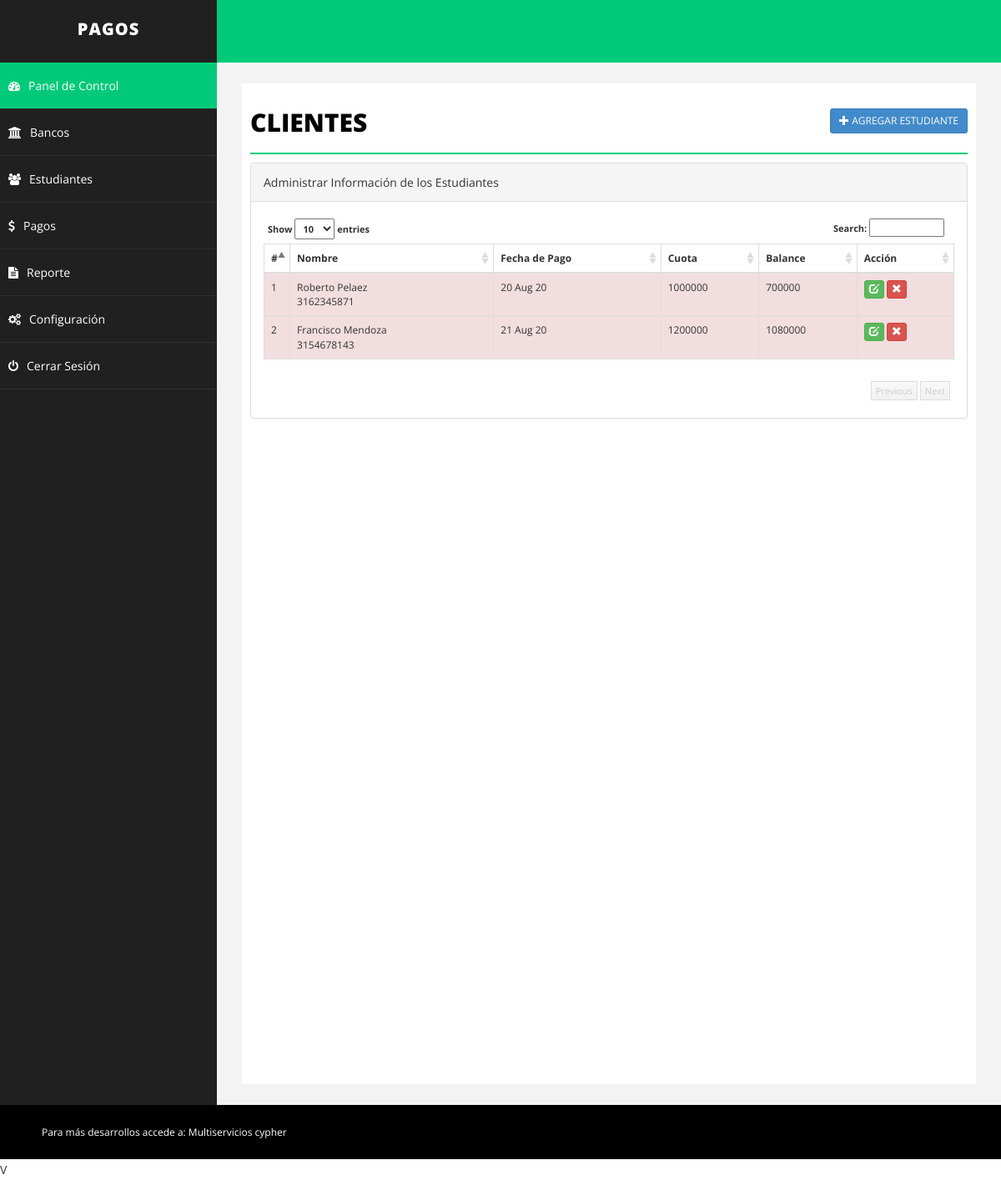
/student.php (signed in), run on the app's committed database.
### tables this page shows
CREATE TABLE `student` (
  `id` int(255) NOT NULL,
  `emailid` varchar(255) NOT NULL,
  `sname` varchar(255) NOT NULL,
  `joindate` datetime NOT NULL,
  `about` text NOT NULL,
  `contact` varchar(255) NOT NULL,
  `fees` int(255) NOT NULL,
  `branch` varchar(255) NOT NULL,
  `balance` int(255) NOT NULL,
  `delete_status` enum('0','1') NOT NULL DEFAULT '0'
);

### student.php (the view, shortened to what this page needs)
<?php
include("php/dbconnect.php");
$id="";
$emailid='';
$sname='';
$joindate = '';
$remark='';
$contact='';
$balance = 0;
$fees='';
$about = '';
$branch='';
$action = "add";
?>
<!DOCTYPE html>
<html xmlns="http://www.w3.org/1999/xhtml">
<head>
    <link href="css/bootstrap.css" rel="stylesheet" />
    <link href="css/font-awesome.css" rel="stylesheet" />
    <link href="css/basic.css" rel="stylesheet" />
    <link href="css/custom.css" rel="stylesheet" />
	<link href="css/ui.css" rel="stylesheet" />
	<link href="css/datepicker.css" rel="stylesheet" />
</head>
<?php
include("php/header.php");
?>
        <div id="page-wrapper">
            <div id="page-inner">
                <div class="row">
                    <div class="col-md-12">
                        <h1 class="page-head-line">Clientes
						<?php
						echo (isset($_GET['action']) && @$_GET['action']=="add" || @$_GET['action']=="edit")?
						' <a href="student.php" class="btn btn-primary btn-sm pull-right">Volver <i class="glyphicon glyphicon-arrow-right"></i></a>':'<a href="student.php?action=add" class="btn btn-primary btn-sm pull-right"><i class="glyphicon glyphicon-plus"></i> Agregar Estudiante </a>';
						?>
						</h1>
                    </div>
                </div>
        <?php
		 if(isset($_GET['action']) && @$_GET['action']=="add" || @$_GET['action']=="edit")
		 {
		?>
			<script type="text/javascript" src="js/validation/jquery.validate.min.js"></script>
                <div class="row">
                    <div class="col-sm-10 col-sm-offset-1">
               <div class="panel panel-primary">
                        <div class="panel-heading">
                           <?php echo ($action=="add")? "Agregar Estudiante": "Editar Estudiante"; ?>
                        </div>
						<form action="student.php" method="post" id="signupForm1" class="form-horizontal">
                        <div class="panel-body">
						<fieldset class="scheduler-border" >
						 <legend  class="scheduler-border">Información Personal:</legend>
						<div class="form-group">
								<label class="col-sm-2 control-label" for="Old">Nombre* </label>
								<div class="col-sm-10">
									<input type="text" class="form-control" id="sname" name="sname" value="<?php echo $sname;?>"  />
								</div>
							</div>
						<div class="form-group">
								<label class="col-sm-2 control-label" for="Old">Contacto* </label>
								<div class="col-sm-10">
									<input type="text" class="form-control" id="contact" name="contact" value="<?php echo $contact;?>" maxlength="10" />
								</div>
							</div>
						<div class="form-group">
								<label class="col-sm-2 control-label" for="Old">Banco* </label>
								<div class="col-sm-10">
									<select  class="form-control" id="branch" name="branch" >
									<option value="" >Selecciona Banco</option>
                                    <?php
									$sql = "select * from branch where delete_status='0' order by branch.branch asc";
									$q = $conn->query($sql);
									while($r = $q->fetch_assoc())
									{
									echo '<option value="'.$r['id'].'"  '.(($branch==$r['id'])?'selected="selected"':'').'>'.$r['branch'].'</option>';
									}
									?>
									</select>
								</div>
						</div>
						<div class="form-group">
								<label class="col-sm-2 control-label" for="Old">Fecha Pago* </label>
								<div class="col-sm-10">
									<input type="text" class="form-control" id="joindate" name="joindate" value="<?php echo  ($joindate!='')?date("Y-m-d", strtotime($joindate)):'';?>" style="background-color: #fff;" readonly />
								</div>
							</div>
						 </fieldset>
							<fieldset class="scheduler-border" >
						 <legend  class="scheduler-border">Información de Tarifas:</legend>
						<div class="form-group">
								<label class="col-sm-2 control-label" for="Old">Total Adeudado* </label>
								<div class="col-sm-10">
									<input type="text" class="form-control" id="fees" name="fees" value="<?php echo $fees;?>" <?php echo ($action=="update")?"disabled":""; ?>  />
								</div>
						</div>
						<?php
						if($action=="add")
						{
						?>
						<div class="form-group">
								<label class="col-sm-2 control-label" for="Old">Avance Tarifa* </label>
								<div class="col-sm-10">
									<input type="text" class="form-control" id="advancefees" name="advancefees" readonly   />
								</div>
						</div>
						<?php
						}
						?>
						<div class="form-group">
								<label class="col-sm-2 control-label" for="Old">Balance </label>
								<div class="col-sm-10">
									<input type="text" class="form-control"  id="balance" name="balance" value="<?php echo $balance;?>" disabled />
								</div>
						</div>
							<?php
						if($action=="add")
						{
						?>
							<div class="form-group">
								<label class="col-sm-2 control-label" for="Password">Comentario </label>
								<div class="col-sm-10">
	                        <textarea class="form-control" id="remark" name="remark"><?php echo $remark;?></textarea >
								</div>
							</div>
						<?php
						}
						?>
							</fieldset>
							 <fieldset class="scheduler-border" >
						 <legend  class="scheduler-border">Información Opcional:</legend>
							<div class="form-group">
								<label class="col-sm-2 control-label" for="Password">Acerca del Estudiante </label>
								<div class="col-sm-10">
	                        <textarea class="form-control" id="about" name="about"><?php echo $about;?></textarea >
								</div>
							</div>
							<div class="form-group">
								<label class="col-sm-2 control-label" for="Old">Correo Electrónico </label>
								<div class="col-sm-10">
									<input type="text" class="form-control" id="emailid" name="emailid" value="<?php echo $emailid;?>"  />
								</div>
						    </div>
							</fieldset>
						<div class="form-group">
								<div class="col-sm-8 col-sm-offset-2">
								<input type="hidden" name="id" value="<?php echo $id;?>">
								<input type="hidden" name="action" value="<?php echo $action;?>">
									<button type="submit" name="save" class="btn btn-primary">Guardar </button>
								</div>
							</div>
                         </div>
							</form>
                        </div>
                            </div>
                </div>
		<script type="text/javascript">
		$( document ).ready( function () {
		$( "#joindate" ).datepicker({
dateFormat:"yy-mm-dd",
changeMonth: true,
changeYear: true,
yearRange: "1970:<?php echo date('Y');?>"
});
		if($("#signupForm1").length > 0)
         {
		 <?php if($action=='add')
		 {
		 ?>
			$( "#signupForm1" ).validate( {
				rules: {
					sname: "required",
					joindate: "required",
					emailid: "email",
					branch: "required",
					contact: {
						required: true,
						digits: true
					},
					fees: {
						required: true,
						digits: true
					},
					advancefees: {
						required: true,
						digits: true
					},
				},
			<?php
			}else
			{
			?>
			$( "#signupForm1" ).validate( {
				rules: {
					sname: "required",
					joindate: "required",
					emailid: "email",
					branch: "required",
					contact: {
						required: true,
						digits: true
					}
				},
			<?php
			}
			?>
				errorElement: "em",
				errorPlacement: function ( error, element ) {
					// Add the `help-block` class to the error element
					error.addClass( "help-block" );
					// Add `has-feedback` class to the parent div.form-group
					// in order to add icons to inputs
					element.parents( ".col-sm-10" ).addClass( "has-feedback" );
					if ( element.prop( "type" ) === "checkbox" ) {
						error.insertAfter( element.parent( "label" ) );
					} else {
						error.insertAfter( element );
					}
					// Add the span element, if doesn't exists, and apply the icon classes to it.
					if ( !element.next( "span" )[ 0 ] ) {
						$( "<span class='glyphicon glyphicon-remove form-control-feedback'></span>" ).insertAfter( element );
					}
				},
				success: function ( label, element ) {
					// Add the span element, if doesn't exists, and apply the icon classes to it.
					if ( !$( element ).next( "span" )[ 0 ] ) {
						$( "<span class='glyphicon glyphicon-ok form-control-feedback'></span>" ).insertAfter( $( element ) );
					}
				},
				highlight: function ( element, errorClass, validClass ) {
					$( element ).parents( ".col-sm-10" ).addClass( "has-error" ).removeClass( "has-success" );
					$( element ).next( "span" ).addClass( "glyphicon-remove" ).removeClass( "glyphicon-ok" );
				},
				unhighlight: function ( element, errorClass, validClass ) {
					$( element ).parents( ".col-sm-10" ).addClass( "has-success" ).removeClass( "has-error" );
					$( element ).next( "span" ).addClass( "glyphicon-ok" ).removeClass( "glyphicon-remove" );
				}
			} );
			}
		} );
		$("#fees").keyup( function(){
		$("#advancefees").val("");
		$("#balance").val(0);
		var fee = $.trim($(this).val());
		if( fee!='' && !isNaN(fee))
		{
		$("#advancefees").removeAttr("readonly");
		$("#balance").val(fee);
		$('#advancefees').rules("add", {
            max: parseInt(fee)
        });
		}
		else{
		$("#advancefees").attr("readonly","readonly");
		}
		});
		$("#advancefees").keyup( function(){
		var advancefees = parseInt($.trim($(this).val()));
		var totalfee = parseInt($("#fees").val());
		if( advancefees!='' && !isNaN(advancefees) && advancefees<=totalfee)
		{
		var balance = totalfee-advancefees;
		$("#balance").val(balance);
		}
		else{
		$("#balance").val(totalfee);
		}
		});
	</script>
		<?php
		}else{
		?>
		 <link href="css/datatable/datatable.css" rel="stylesheet" />
		<div class="panel panel-default">
                        <div class="panel-heading">
                            Administrar Información de los Estudiantes
                        </div>
                        <div class="panel-body">
                            <div class="table-sorting table-responsive">
                                <table class="table table-striped table-bordered table-hover" id="tSortable22">
                                    <thead>
                                        <tr>
                                            <th>#</th>
                                            <th>Nombre</th>
                                            <th>Fecha de Pago</th>
                                            <th>Cuota</th>
											<th>Balance</th>
											<th>Acción</th>
                                        </tr>
                                    </thead>
                                    <tbody>
									<?php
									$sql = "select * from student where delete_status='0'";
									$q = $conn->query($sql);
									$i=1;
									while($r = $q->fetch_assoc())
									{
									echo '<tr '.(($r['balance']>0)?'class="danger"':'').'>
                                            <td>'.$i.'</td>
                                            <td>'.$r['sname'].'<br/>'.$r['contact'].'</td>
                                            <td>'.date("d M y", strtotime($r['joindate'])).'</td>
                                            <td>'.$r['fees'].'</td>
											<td>'.$r['balance'].'</td>
											<td>
											<a href="student.php?action=edit&id='.$r['id'].'" class="btn btn-success btn-xs"><span class="glyphicon glyphicon-edit"></span></a>
											<a onclick="return confirm(\'Deseas realmente eliminar este registro, este proceso es irreversible\');" href="student.php?action=delete&id='.$r['id'].'" class="btn btn-danger btn-xs"><span class="glyphicon glyphicon-remove"></span></a> </td>
                                        </tr>';
										$i++;
									}
									?>
                                    </tbody>
                                </table>
                            </div>
                        </div>
                    </div>
		<?php
		}
		?>
            </div>
        </div>
    </div>
    <div id="footer-sec">
	Para más desarrollos accede a: <a href="" target="_blank">Multiservicios cypher</a>
	</div>
    <script src="js/custom1.js"></script>V
</body>
</html>

### php/header.php (shortened to what this page needs)
<body>
    <div id="wrapper">
        <nav class="navbar navbar-default navbar-cls-top " role="navigation" style="margin-bottom: 0">
            <div class="navbar-header">
                <a class="navbar-brand" href="index.php">Pagos</a>
            </div>
        </nav>
        <nav class="navbar-default navbar-side" role="navigation">
            <div class="sidebar-collapse">
                <ul class="nav" id="main-menu">
                    <li>
                        <a class="active-menu" href="index.php"><i class="fa fa-dashboard "></i>Panel de Control</a>
                    </li>
					 <li>
                        <a href="branch.php"><i class="fa fa-university "></i>Bancos</a>
                    </li>
					 <li>
                        <a href="student.php"><i class="fa fa-users "></i>Estudiantes</a>
                    </li>
					<li>
                        <a href="fees.php"><i class="fa fa-usd "></i>Pagos</a>
                    </li>
					 <li>
                        <a href="report.php"><i class="fa fa-file-text "></i>Reporte </a>
                    </li>
					<li>
                        <a href="setting.php"><i class="fa fa-cogs "></i>Configuración</a>
                    </li>
					 <li>
                        <a href="logout.php"><i class="fa fa-power-off "></i>Cerrar Sesión</a>
                    </li>
                </ul>
            </div>
        </nav>

### css/basic.css (style rules this page uses)
body { font-family: 'Open Sans', sans-serif; line-height:25px; }
#wrapper { width: 100%; background: #202020; }
#page-wrapper { padding: 15px 15px; min-height: 600px; background: #F3F3F3; }
#page-inner { width: 100%; margin: 10px 20px 10px 0px; background-color: #fff!important; padding: 10px; min-height: 1200px; }
.page-head-line { font-size: 30px; text-transform: uppercase; color: #000; font-weight: 800; padding-bottom: 20px; border-bottom: 2px solid #00CA79; margin-bottom: 10px; }
.navbar-cls-top .navbar-brand { color: #fff; background: #202020; width: 260px; text-align: center; height: 75px; font-size: 20px; letter-spacing: 1px; font-weight: 900; padding-top: 25px; text-transform:uppercase; }
.active-menu { background-color: #00CA79!important; }
.sidebar-collapse, .sidebar-collapse .nav { background: none; }
.sidebar-collapse .nav { padding: 0; }
.sidebar-collapse .nav > li > a { color: #fff; background: #202020; text-shadow: none; padding: 15px 40px; border-bottom: 1px solid #2F2E31; }
.sidebar-collapse > .nav > li > a { padding: 15px 10px; }
.navbar-side { border: none; background-color: #202020; }
.navbar-cls-top { background: #00CA79; border-bottom: none; }
.navbar-default { border: 0px solid black; }
.navbar-header { background: #000000; }
.nav > li > a > i { margin-right: 10px; }
#footer-sec { background-color:#000; padding:20px 50px; color:#fff; font-size:12px; }
#footer-sec a { color:#fff; }
@media (min-width:768px) { #page-wrapper { margin: 0 0 0 260px; padding: 15px 30px; min-height: 1200px; } }
@media (min-width:768px) { .navbar-side { z-index: 1; position: absolute; width: 260px; } }
@media (min-width:768px) { .navbar { border-radius: 0px; } }

### css/datatable/datatable.css (style rules this page uses)
.dataTable { float: left; }
.table-sorting { padding: 0px; position: relative; font-size: 12px; background-color: #FFF; }
.table-sorting .table { border-top: 1px solid #DDD; border-bottom: 1px solid #DDD; }
.table-sorting .sorting_asc { background: url('../../img/datatable/sort_asc.png') no-repeat center right; cursor: pointer; }
.table-sorting .sorting { background: url('../../img/datatable/sort_both.png') no-repeat center right; cursor: pointer; }

### data on the page
student: sname "Roberto Pelaez", contact "3162345871", joindate "20 Aug 20", fees "1000000", balance "700000"
student: sname "Francisco Mendoza", contact "3154678143", joindate "21 Aug 20", fees "1200000", balance "1080000"
